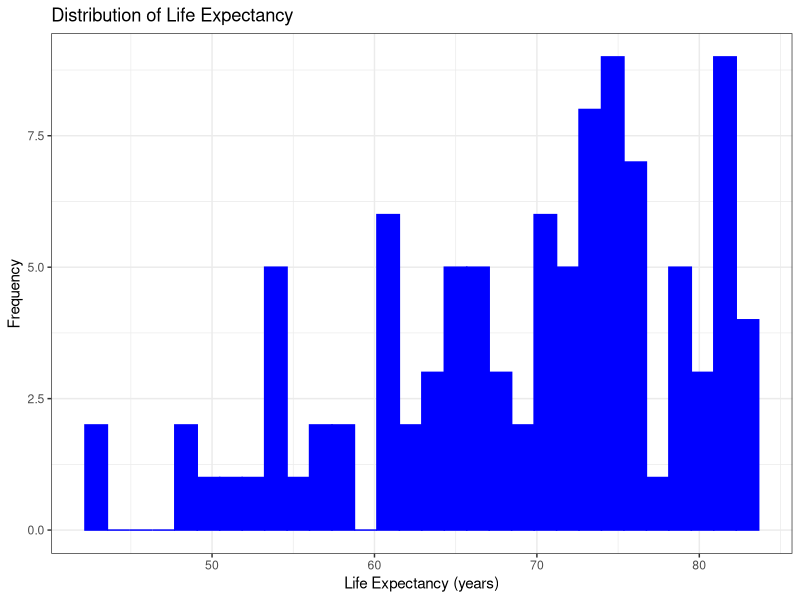
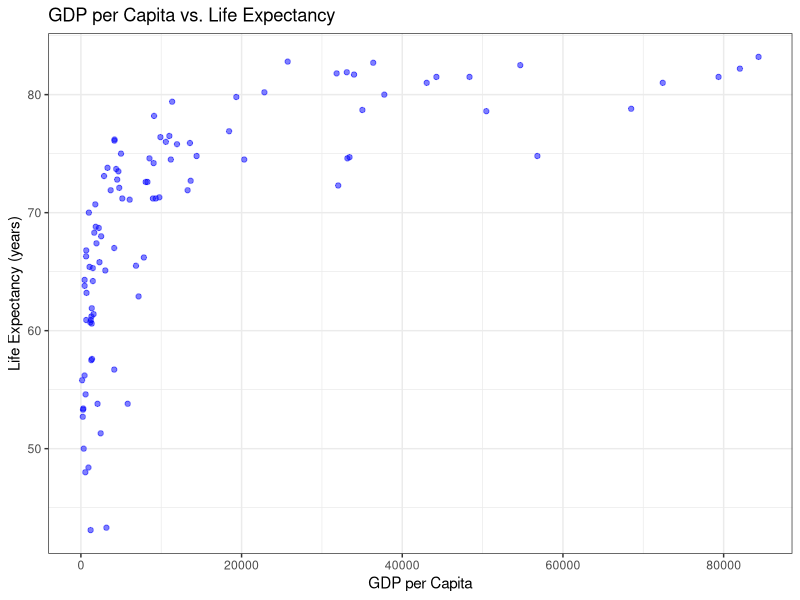
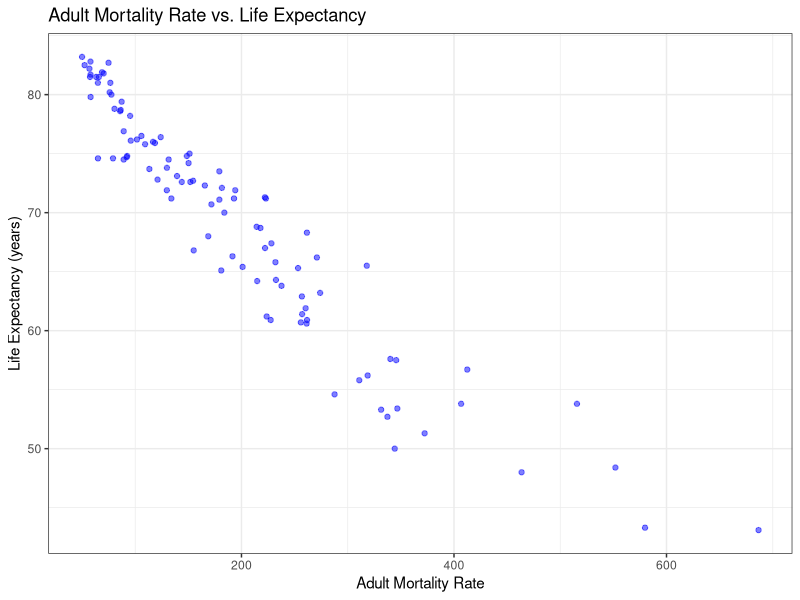
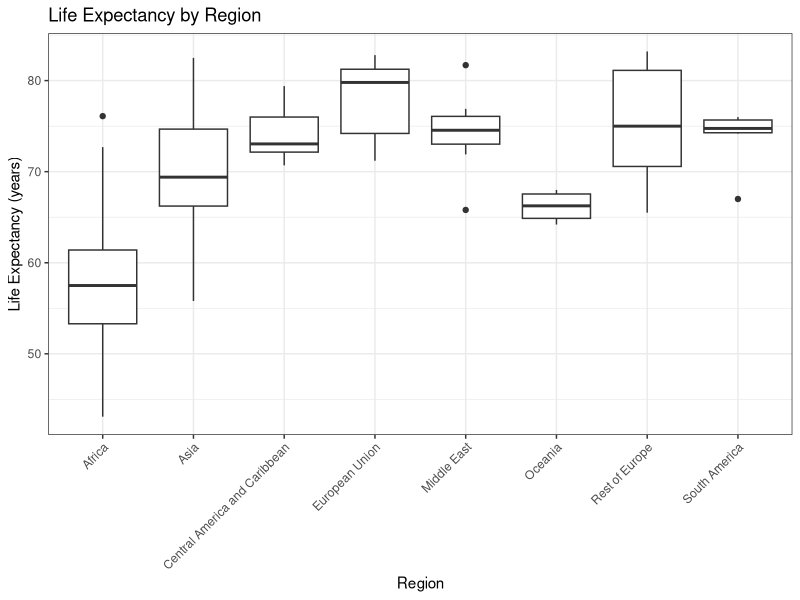
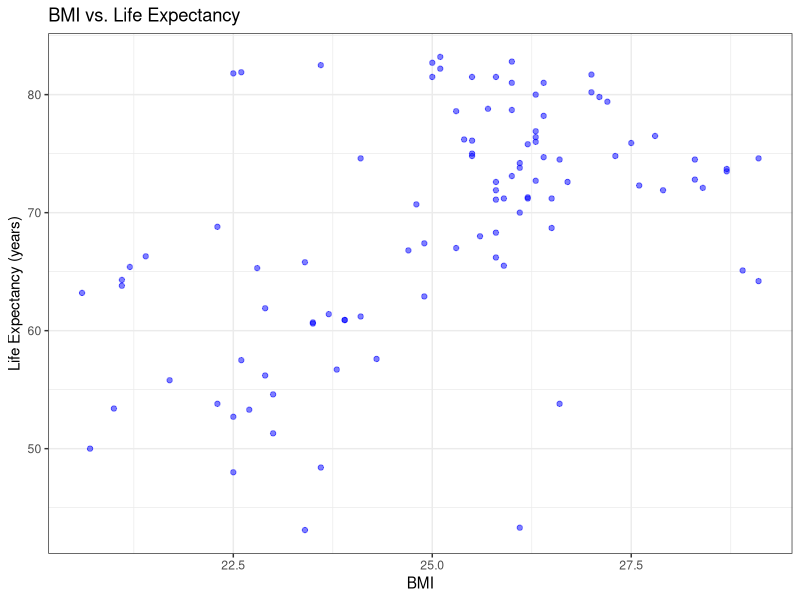
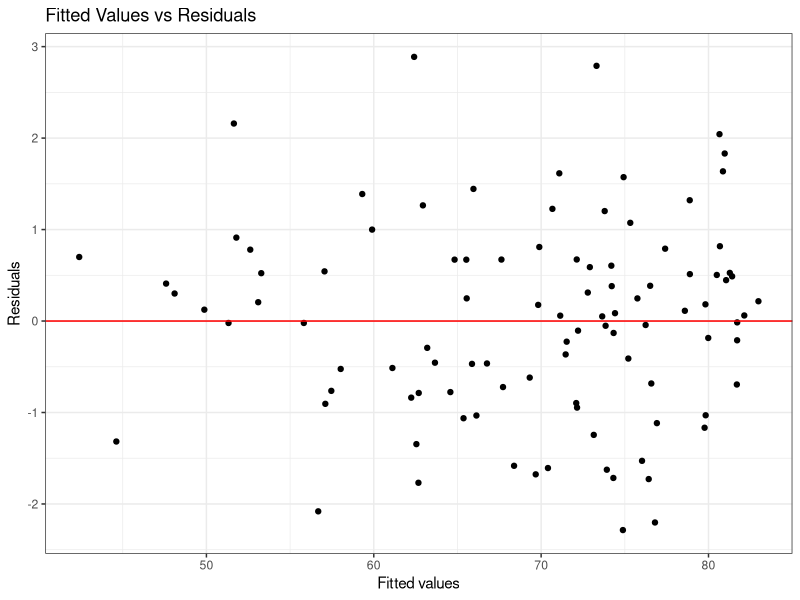
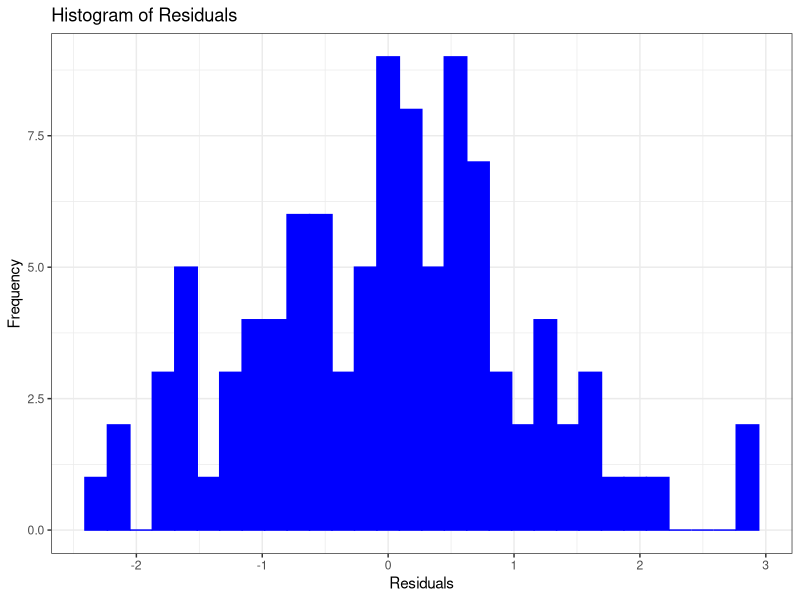

Write the R code that produced these figures, in order.
## ---- chunk 1
library(tidyverse)
library(ggplot2)
library(broom)

proj_data <- read.csv("sample_101_Life-Expectancy-Data-Updated.csv") |>
  mutate(Economy_status_Developed = as.factor(Economy_status_Developed))
## ---- chunk 2
ggplot(data = proj_data, mapping = aes(x = Life_expectancy)) + 
  geom_histogram(color = "blue",
                 fill = "blue") + 
  labs(title = "Distribution of Life Expectancy", 
       x = "Life Expectancy (years)", 
       y = "Frequency") +
  theme_bw()
## ---- chunk 3
ggplot(data = proj_data, mapping = aes(x = GDP_per_capita, y = Life_expectancy)) +
  geom_point(alpha = 0.5, color = "blue") +
  labs(title = "GDP per Capita vs. Life Expectancy", 
       x = "GDP per Capita", 
       y = "Life Expectancy (years)") + 
  theme_bw()
## ---- chunk 4
ggplot(data = proj_data, mapping = aes(x = Adult_mortality, y = Life_expectancy)) +
  geom_point(alpha = 0.5, color = "blue") +
  labs(title = "Adult Mortality Rate vs. Life Expectancy", 
       x = "Adult Mortality Rate", 
       y = "Life Expectancy (years)") +
  theme_bw()
## ---- chunk 5
m1 <- lm(Life_expectancy ~ Year + Infant_deaths + Under_five_deaths + Adult_mortality + Alcohol_consumption + Hepatitis_B + Measles + BMI + Polio + Diphtheria + Incidents_HIV + GDP_per_capita + Population_mln + Thinness_ten_nineteen_years + Thinness_five_nine_years + Schooling + Economy_status_Developed + Region, data = proj_data) 

linear_regression <- tidy(m1) |>
  select(term, estimate, p.value) |>
  rename(
    Variable = term,
    Estimate = estimate,
    P_value = p.value) |>
  mutate(
    Estimate = round(Estimate, 3),
    P_value = round(P_value, 3))
print(linear_regression, n = Inf)
## ---- chunk 6
ggplot(data = proj_data, mapping = aes(x = Region, y = Life_expectancy)) +
  geom_boxplot() +
  labs(title = "Life Expectancy by Region",
       x = "Region",
       y = "Life Expectancy (years)") +
  theme_bw() +
  theme(axis.text.x = element_text(angle = 45, hjust = 1))
## ---- chunk 7
ggplot(data = proj_data, mapping = aes(x = BMI, y = Life_expectancy)) +
  geom_point(alpha = 0.5, color = "blue") +
  labs(title = "BMI vs. Life Expectancy", 
       x = "BMI", 
       y = "Life Expectancy (years)") +
  theme_bw()
## ---- chunk 8
ggplot(data = proj_data, mapping = aes(x = m1$fitted.values, y = m1$residuals)) + 
  geom_point() + 
  labs(x = "Fitted values", y = "Residuals",
       title = "Fitted Values vs Residuals") + 
  theme_bw() +
  geom_hline(yintercept = 0, color = "red") # add a horizontal red line at 0 
## ---- chunk 9
ggplot(data = proj_data, mapping = aes(x = m1$residuals)) + 
  geom_histogram(color = "blue",
                 fill = "blue") + 
  labs(x = "Residuals", 
       y = "Frequency",
       title = "Histogram of Residuals") +
  theme_bw()
